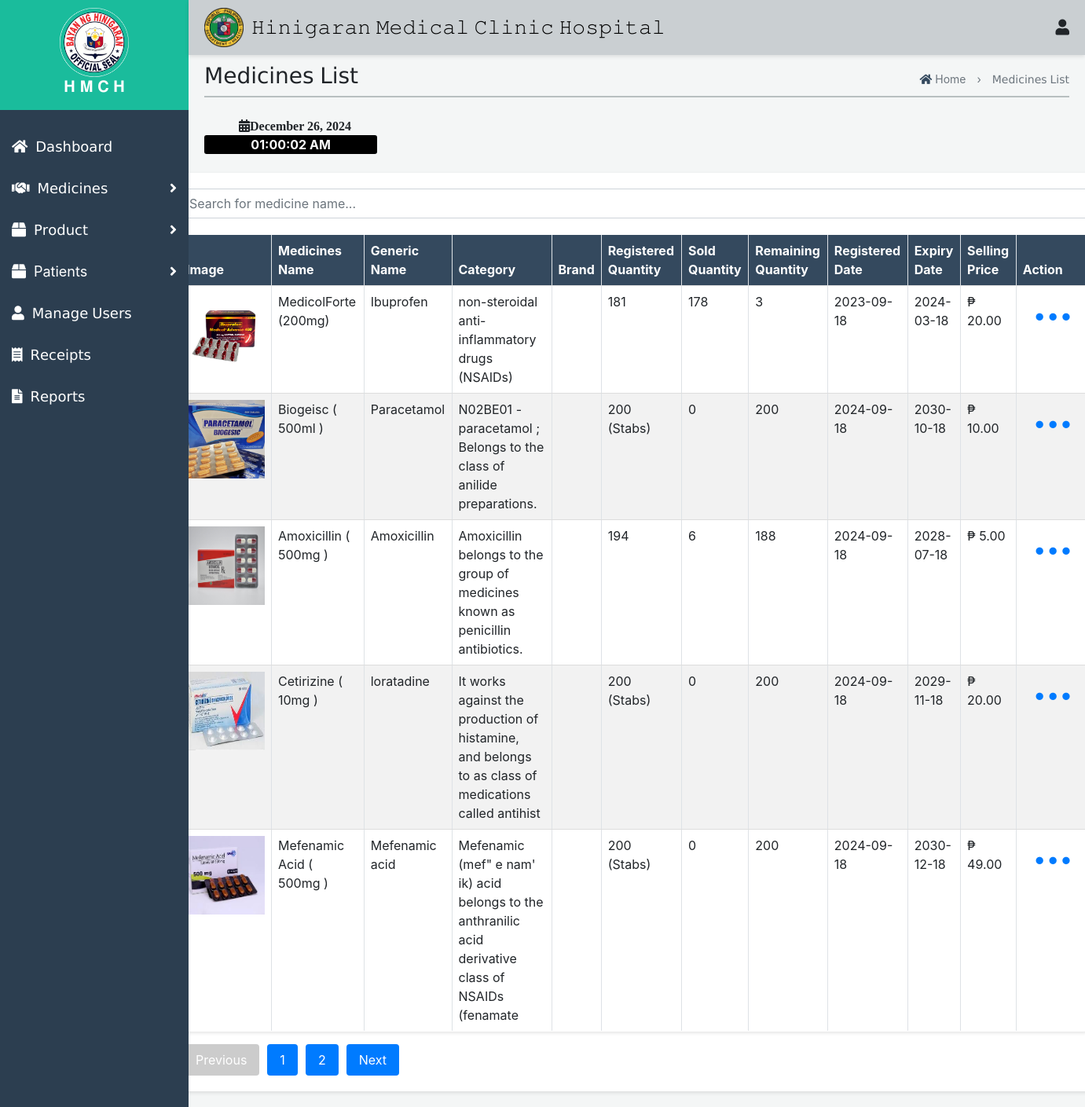
/Admin/PharmacyMedicineList.php, run on an earlier commit of the app's database.
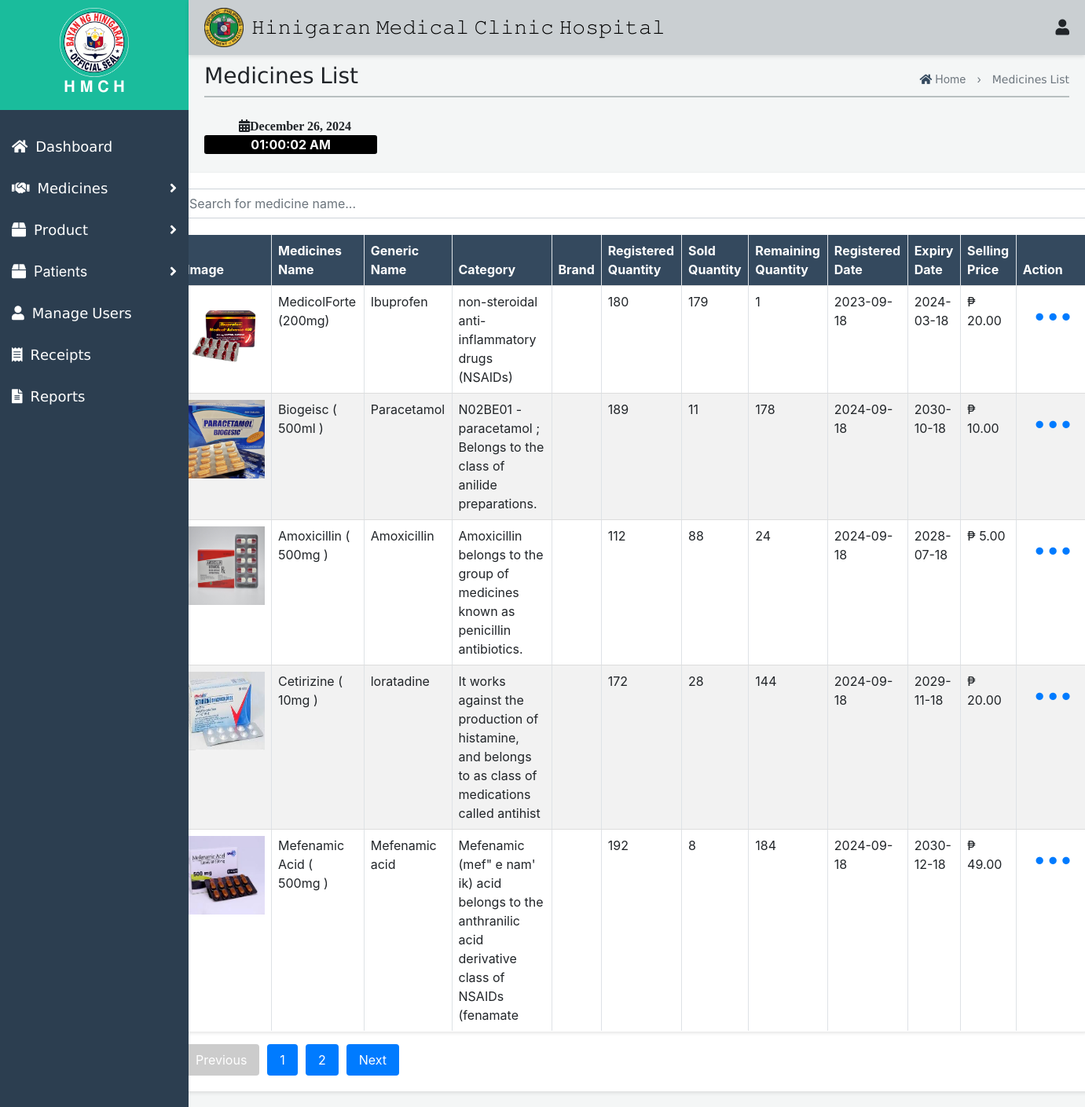
And on a later commit of the database.
### tables this page shows
CREATE TABLE `pharmacy_medicines_products` (
  `id` int(11) NOT NULL,
  `medicine_product` varchar(255) NOT NULL,
  `image` varchar(255) NOT NULL,
  `generic_name` varchar(255) NOT NULL,
  `category` varchar(100) NOT NULL,
  `registered_quantity` varchar(255) NOT NULL,
  `sold_quantity` int(11) NOT NULL,
  `remain_quantity` varchar(255) GENERATED ALWAYS AS (`registered_quantity` - `sold_quantity`) VIRTUAL,
  `registered` date NOT NULL,
  `expiry` date NOT NULL,
  `selling_price` decimal(10,2) NOT NULL
);

### Admin/PharmacyMedicineList.php (the view, shortened to what this page needs)
<?php
$servername = "localhost";
$username = "root";
$password = "";
$dbname = "database";
$conn = new mysqli($servername, $username, $password, $dbname);
$records_per_page = 5;
$page = isset($_GET['page']) ? (int)$_GET['page'] : 1;
$start_from = ($page - 1) * $records_per_page;
$sql = "SELECT * FROM pharmacy_medicines_products LIMIT $start_from, $records_per_page";
$result = $conn->query($sql);
$total_records_sql = "SELECT COUNT(*) FROM pharmacy_medicines_products";
$total_records_result = $conn->query($total_records_sql);
$total_records = $total_records_result->fetch_array()[0];
$total_pages = ceil($total_records / $records_per_page);
?>
<!DOCTYPE html>
<html lang="en">
<head>
    <link rel="stylesheet" href="Med.css">
    <link rel="stylesheet" href="Receipt.css">
    <link href="https://maxcdn.bootstrapcdn.com/bootstrap/4.5.2/css/bootstrap.min.css" rel="stylesheet">
    <link href="https://cdnjs.cloudflare.com/ajax/libs/font-awesome/5.15.4/css/all.min.css" rel="stylesheet">
</head>
<body>
    <div class="top-nav">
    <div class="icon-container">
        <img src="img/Hinigaran.png" alt="Logo">
        <h1>𝙷𝚒𝚗𝚒𝚐𝚊𝚛𝚊𝚗 𝙼𝚎𝚍𝚒𝚌𝚊𝚕 𝙲𝚕𝚒𝚗𝚒𝚌 𝙷𝚘𝚜𝚙𝚒𝚝𝚊𝚕</h1>
    </div>
    <div class="icon-group">
        <div class="user-icon" onclick="toggleUserMenu(event)">
            <i class="fas fa-user"></i>
        </div>
    </div>
</div>
       <div id="mySidenav" class="side-nav">
        <div class="logo-container">
           <img src="img/hini.png" alt="Logo" style="width: 40%;">
            <h2>𝐇 𝐌 𝐂 𝐇</h2>
        </div>
         <a class="nav-link" href="ChiefAdmin.php">
            <div class="sb-nav-link-content">
                <div class="sb-nav-link-icon"><i class="fas fa-home"></i></div>
                <span>𝖣𝖺𝗌𝗁𝖻𝗈𝖺𝗋𝖽</span>
            </div>
        </a>
        <a class="nav-link collapsed" href="#" data-toggle="collapse" data-target="#collapseMedicines" aria-expanded="false" aria-controls="collapseMedicines">
            <div class="sb-nav-link-content">
                <div class="sb-nav-link-icon"><i class="fas fa-handshake"></i></div>
                <span> 𝖬𝖾𝖽𝗂𝖼𝗂𝗇𝖾𝗌</span>
                <div class="sb-sidenav-collapse-arrow"><i class="fas fa-angle-right"></i></div>
            </div>
        </a>
        <a class="nav-link collapsed" href="#" data-toggle="collapse" data-target="#collapseProducts" aria-expanded="false" aria-controls="collapseProducts">
            <div class="sb-nav-link-content">
                <div class="sb-nav-link-icon"><i class="fas fa-box"></i></div>
                <span> 𝖯𝗋𝗈𝖽𝗎𝖼𝗍</span>
                <div class="sb-sidenav-collapse-arrow"><i class="fas fa-angle-right"></i></div>
            </div>
        </a>
        <a class="nav-link collapsed" href="#" data-toggle="collapse" data-target="#collapsePatients" aria-expanded="false" aria-controls="collapsePatients">
            <div class="sb-nav-link-content">
                <div class="sb-nav-link-icon"><i class="fas fa-box"></i></div>
                <span>Patients</span>
                <div class="sb-sidenav-collapse-arrow"><i class="fas fa-angle-right"></i></div>
            </div>
        </a>
        <a class="nav-link" href="ManageUser.php">
            <div class="sb-nav-link-content">
                <div class="sb-nav-link-icon"><i class="fas fa-user"></i></div>
                <span>𝖬𝖺𝗇𝖺𝗀𝖾 𝖴𝗌𝖾𝗋𝗌</span>
            </div>
        </a>
        <a class="nav-link" href="Receipt.php">
            <div class="sb-nav-link-content">
                <div class="sb-nav-link-icon"><i class="fas fa-receipt"></i></div>
                <span>𝖱𝖾𝖼𝖾𝗂𝗉𝗍𝗌</span>
            </div>
        </a>
        <a class="nav-link" href="Reports.php">
            <div class="sb-nav-link-content">
                <div class="sb-nav-link-icon"><i class="fas fa-file-alt report-icon" title="Generate Report"></i></div>
                <span>𝖱𝖾𝗉𝗈𝗋𝗍𝗌</span>
            </div>
        </a>
    </div>
    <div id="mainContent" class="main-content">
       <div class="header-container">
    <h3>𝖬𝖾𝖽𝗂𝖼𝗂𝗇𝖾𝗌 𝖫𝗂𝗌𝗍</h3>
<div class="haha">
    <p style="text-align: center;">
        <a href="InventoryDashboard1.php" style="text-decoration: none; color: inherit;">
            <i class="fas fa-home" style="color: #34495e;"></i> Home
        </a>
        <span style="margin: 0 10px;">›</span>
        𝖬𝖾𝖽𝗂𝖼𝗂𝗇𝖾𝗌 𝖫𝗂𝗌𝗍
    </p>
</div>
</div>
<div class="first1" style="opacity: 0.9; border-top: 2px solid #b2babb; margin-top: -20px;"></div><br>
         <section id="datetime">
        <div class="fas fa-calendar-alt" id="current-date" style="font-weight: bold; margin-left: 4%; "></div>
        <div id="current-time" style="font-weight: bold; background-color:black; width: 20%; text-align: center; color: white; border-radius: 3px;"></div>
    </section>
<div class="container mt-4">
<div class="medicines-content-wrapper" style="width: 112%; margin-left: -67px;">
    <input type="text" id="searchInput" onkeyup="searchMedicine()" placeholder="Search for medicine name..." class="form-control mb-3">
    <table id="medicines-table" class="table table-bordered">
        <thead>
            <tr>
                <th>Image</th>
                <th>Medicines Name</th>
                <th>Generic Name</th>
                <th>Category</th>
                <th>Brand</th>
                <th>Registered Quantity</th>
                <th>Sold Quantity</th>
                <th>Remaining Quantity</th>
                <th>Registered Date</th>
                <th>Expiry Date</th>
                <th>Selling Price</th>
                <th>Action</th>
            </tr>
        </thead>
        <tbody>
            <?php if ($result->num_rows > 0): ?>
                <?php while($row = $result->fetch_assoc()): ?>
                    <tr>
                        <td><img src="<?= $row["image"] ?>" alt="Product Image"></td>
                        <td><?= $row["medicine_product"] ?></td>
                        <td><?= $row["generic_name"] ?></td>
                        <td><?= $row["category"] ?></td>
                        <td><?= $row["brand"] ?></td>
                        <td><?= $row["registered_quantity"] ?></td>
                        <td><?= $row["sold_quantity"] ?></td>
                        <td><?= $row["remain_quantity"] ?></td>
                        <td><?= $row["registered"] ?></td>
                        <td><?= $row["expiry"] ?></td>
                        <td>₱ <?= $row["selling_price"] ?></td>
                        <td>
                            <button class="btn btn-link" type="button" id="dropdownMenuButton" data-toggle="dropdown" aria-haspopup="true" aria-expanded="false" style="text-decoration: none; font-size: 30px">
                                •••
                            </button>
                        </td>
                    </tr>
                <?php endwhile; ?>
            <?php else: ?>
                <tr><td colspan="11">No records found</td></tr>
            <?php endif; ?>
        </tbody>
    </table>
    <div class="pagination">
        <?php if ($page > 1): ?>
            <a href="?page=<?= $page - 1 ?>">Previous</a>
        <?php else: ?>
            <a class="disabled">Previous</a>
        <?php endif; ?>
        <?php for ($i = 1; $i <= $total_pages; $i++): ?>
            <a href="?page=<?= $i ?>"><?= $i ?></a>
        <?php endfor; ?>
        <?php if ($page < $total_pages): ?>
            <a href="?page=<?= $page + 1 ?>">Next</a>
        <?php else: ?>
            <a class="disabled">Next</a>
        <?php endif; ?>
    </div>
</div>
</body>
</html>

### Admin/Med.css (style rules this page uses)
* { margin: 0; padding: 0; box-sizing: border-box; }
body { font-family: Arial, sans-serif; background-color: #f4f6f6; }
.top-nav { display: flex; justify-content: space-between; align-items: center; padding: 10px 20px; box-shadow: 0 2px 5px rgba(0, 0, 0, 0.1); }
.icon-container { position: relative; margin-right: 2%; display: flex; gap: 20px; }
.notification-icon, .user-icon { cursor: pointer; font-size: 24px; }
.side-nav { height: 100%; width: 230px; background-color: #34495e; color: white; position: fixed; top: 0; left: 0; overflow-x: hidden; padding-top: 60px; transition: 0.3s; display: flex; flex-direction: column; }
.main-content { margin-left: 230px; padding: 20px; transition: 0.3s; }
.nav-link { display: flex; align-items: center; padding: 10px 15px; text-decoration: none; color: white; transition: 0.3s; justify-content: space-between; }
.sb-nav-link-content { display: flex; align-items: center; flex: 1; }
.sb-nav-link-icon { margin-right: 10px; }
.sb-sidenav-collapse-arrow { margin-left: auto; }
.top-nav { position: fixed; top: 0; left: 240px; right: 0; background-color: #d0d3d4; padding: 10px; z-index: 1000; }
.top-nav h1 { color: #fff; margin: 0; }
.side-nav { height: 100%; width: 240px; position: fixed; z-index: 1; top: 0; left: 0; background-color: #2c3e50; padding-top: 0; transition: 0.3s; overflow-y: auto; }
.side-nav a { padding: 13px 15px; text-decoration: none; font-size: 18px; color: #fff; display: block; transition: 0.3s; }
.side-nav .sb-sidenav-collapse-arrow { margin-left: auto; color: #fff; }
.logo-container { text-align: center; margin-bottom: 20px; background-color: #1abc9c; padding: 10px; }
.logo-container img { width: 30%; height: auto; }
.logo-container h2 { color: #ffffff; font-size: 20px; transition: font-size 0.3s; }
.main-content { margin-left: 240px; padding: 80px 20px 20px; transition: margin-left 0.3s; }
.header-container { display: flex; justify-content: space-between; align-items: center; margin-bottom: 20px; }
.haha { text-align: right; }
.haha p { margin: 0; font-size: 14px; color: #6c757d; }
#medicines-table { width: 100%; border-collapse: collapse; }
#medicines-table thead { background-color: #34495E; color: white; }
#medicines-table th, #medicines-table td { padding: 8px; text-align: left; border-bottom: 1px solid #ddd; }
#medicines-table img { width: 100px; height: 100px; }
.pagination { margin-top: 10px; text-align: center; }
.pagination a { margin: 0 5px; padding: 8px 16px; text-decoration: none; background-color: #007bff; color: white; border-radius: 4px; }
.pagination a.disabled { background-color: #ccc; pointer-events: none; }
.medicines-content-wrapper { padding: 20px; background-color: #ffffff; border-radius: 8px; box-shadow: 0 2px 5px rgba(0, 0, 0, 0.1); }

### Admin/PharmacyMedicineList.php (style rules this page uses)
body { background-color: #f4f6f6; }

What changed in the data, as far as the page shows it:
changed pharmacy_medicines_products "MedicolForte (200mg)": registered_quantity "181" → "180"; sold_quantity "178" → "179"; remain_quantity "3" → "1"
changed pharmacy_medicines_products "Biogeisc ( 500ml )": registered_quantity "200 (Stabs)" → "189"; sold_quantity "0" → "11"; remain_quantity "200" → "178"
changed pharmacy_medicines_products "Amoxicillin ( 500mg )": registered_quantity "194" → "112"; sold_quantity "6" → "88"; remain_quantity "188" → "24"
changed pharmacy_medicines_products "Cetirizine ( 10mg )": registered_quantity "200 (Stabs)" → "172"; sold_quantity "0" → "28"; remain_quantity "200" → "144"
changed pharmacy_medicines_products "Mefenamic Acid ( 500mg )": registered_quantity "200 (Stabs)" → "192"; sold_quantity "0" → "8"; remain_quantity "200" → "184"
